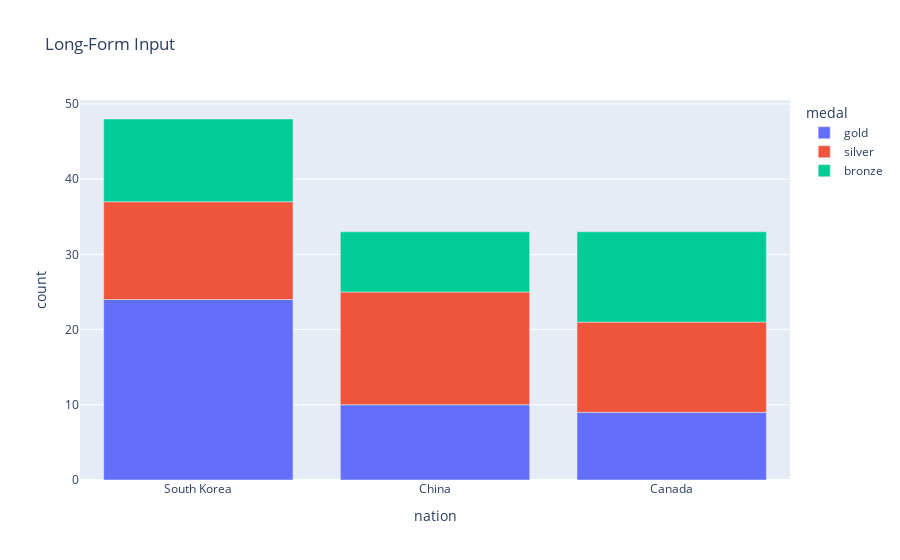

Notebook source saved alongside this figure:
### Code cell
long_df = px.data.medals_long()
fig = px.bar(long_df, x='nation', y='count', color='medal', title='Long-Form Input')
fig.show()

### Figure 1 — Plotly figure (JSON) as saved in the notebook; plotly's stock layout.template omitted (floating-point values rounded to 4 significant figures)
{"data": [{"alignmentgroup": "True", "hovertemplate": "medal=gold<br>nation=%{x}<br>count=%{y}<extra></extra>", "legendgroup": "gold", "marker": {"color": "#636efa", "pattern": {"shape": ""}}, "name": "gold", "offsetgroup": "gold", "orientation": "v", "showlegend": true, "textposition": "auto", "type": "bar", "x": ["South Korea", "China", "Canada"], "xaxis": "x", "y": [24, 10, 9], "yaxis": "y"}, {"alignmentgroup": "True", "hovertemplate": "medal=silver<br>nation=%{x}<br>count=%{y}<extra></extra>", "legendgroup": "silver", "marker": {"color": "#EF553B", "pattern": {"shape": ""}}, "name": "silver", "offsetgroup": "silver", "orientation": "v", "showlegend": true, "textposition": "auto", "type": "bar", "x": ["South Korea", "China", "Canada"], "xaxis": "x", "y": [13, 15, 12], "yaxis": "y"}, {"alignmentgroup": "True", "hovertemplate": "medal=bronze<br>nation=%{x}<br>count=%{y}<extra></extra>", "legendgroup": "bronze", "marker": {"color": "#00cc96", "pattern": {"shape": ""}}, "name": "bronze", "offsetgroup": "bronze", "orientation": "v", "showlegend": true, "textposition": "auto", "type": "bar", "x": ["South Korea", "China", "Canada"], "xaxis": "x", "y": [11, 8, 12], "yaxis": "y"}], "layout": {"barmode": "relative", "legend": {"title": {"text": "medal"}, "tracegroupgap": 0}, "title": {"text": "Long-Form Input"}, "xaxis": {"anchor": "y", "domain": [0, 1], "title": {"text": "nation"}}, "yaxis": {"anchor": "x", "domain": [0, 1], "title": {"text": "count"}}}}
